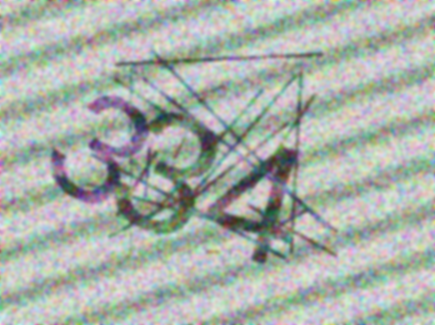
%> input picture Train/captcha_0003.png, 435 x 325 px
$ octave --eval "result = remove_strips(imread('Train/captcha_0003.png'));"   (GNU Octave 9; MATLAB toolbox functions it lacks are replaced by stand-ins)
%> lines starting %> are read from the running program, lines starting %| are printed output that depends on the picture
function destripped = remove_strips(im)

I = im2double(im);
if ndims(I)==3, I = rgb2gray(I); end
%> after `I = rgb2gray(I)`:
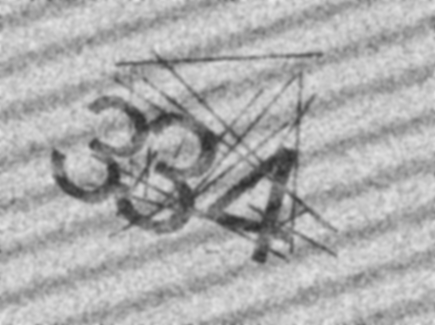
%> I: size 325x435 double; min 0.174, max 0.92, mean 0.682
[M,N] = size(I);
%> M = 325; N = 435

F0 = fftshift(fft2(I));

[u,v] = meshgrid((-N/2):(N/2-1), (-M/2):(M/2-1));

theta = -20*pi/180;
d = abs(u*cos(theta) + v*sin(theta));

D0 = 6;
H = 1 - exp(-(d.^2)/(2*D0^2));

I2 = real(ifft2(ifftshift(F0 .* H)));
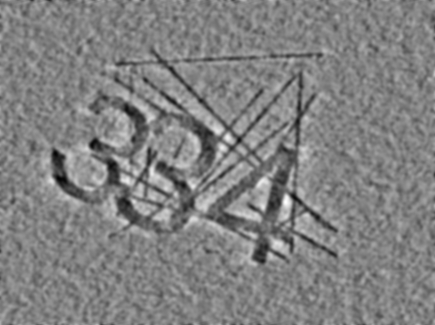
%> I2: size 325x435 double; min -0.312, max 0.302, mean 0.000846; drawn with min black and max white
I2 = mat2gray(I2);

destripped = I2;

% destripped = imnlmfilt(J, ...
%     'SearchWindowSize',21, ...
%     'ComparisonWindowSize',7, ...
%     'DegreeOfSmoothing',0.12);

end

$ run again, on Train/captcha_0011.png
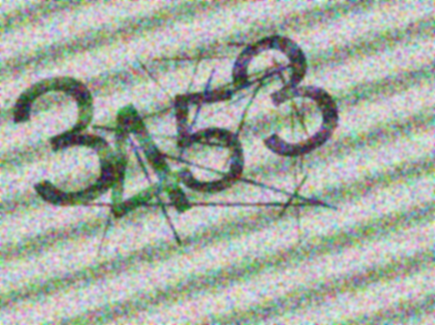
%> input picture Train/captcha_0011.png, 435 x 325 px
%> in remove_strips, `I = rgb2gray(I)`:
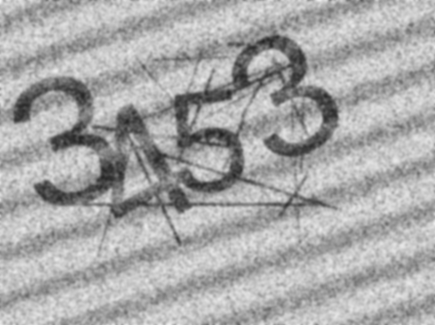
%> I: size 325x435 double; min 0.13, max 0.948, mean 0.665
%> in remove_strips, `I2 = real(ifft2(ifftshift(F0 .* H)));`:
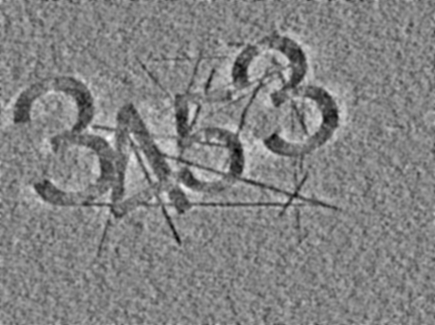
%> I2: size 325x435 double; min -0.369, max 0.349, mean 0.000824; drawn with min black and max white

$ run again, on Train/captcha_0013.png
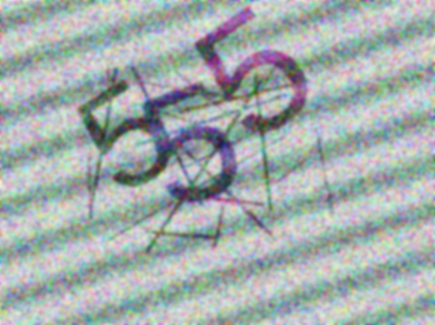
%> input picture Train/captcha_0013.png, 435 x 325 px
%> in remove_strips, `I = rgb2gray(I)`:
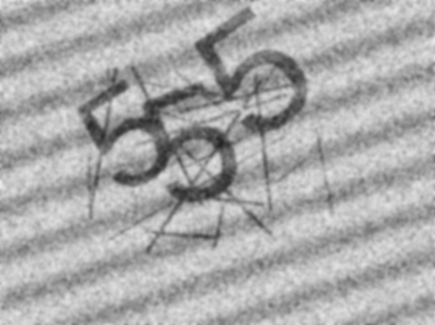
%> I: size 325x435 double; min 0.14, max 0.929, mean 0.669
%> in remove_strips, `I2 = real(ifft2(ifftshift(F0 .* H)));`:
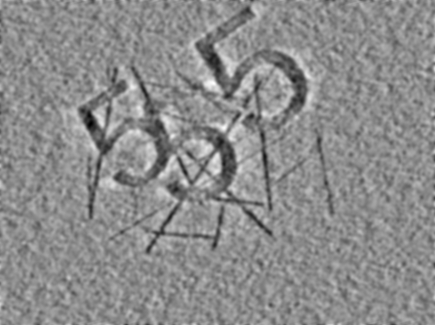
%> I2: size 325x435 double; min -0.318, max 0.26, mean 0.000829; drawn with min black and max white

$ run again, on Train/captcha_0014.png
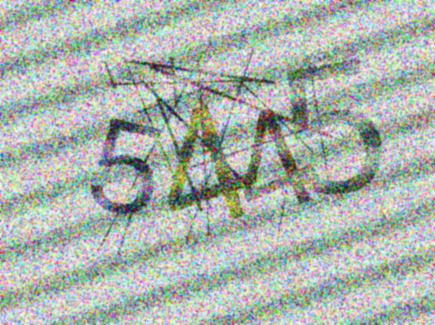
%> input picture Train/captcha_0014.png, 435 x 325 px
%> in remove_strips, `I = rgb2gray(I)`:
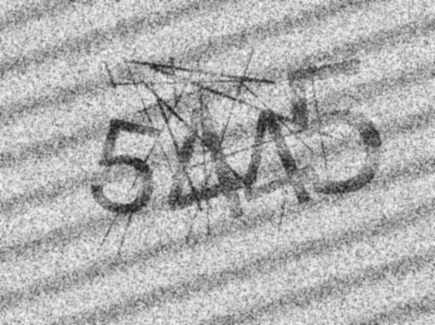
%> I: size 325x435 double; min 0.0906, max 0.965, mean 0.692
%> in remove_strips, `I2 = real(ifft2(ifftshift(F0 .* H)));`:
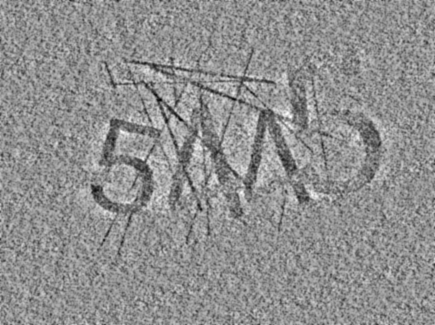
%> I2: size 325x435 double; min -0.469, max 0.363, mean 0.000858; drawn with min black and max white
